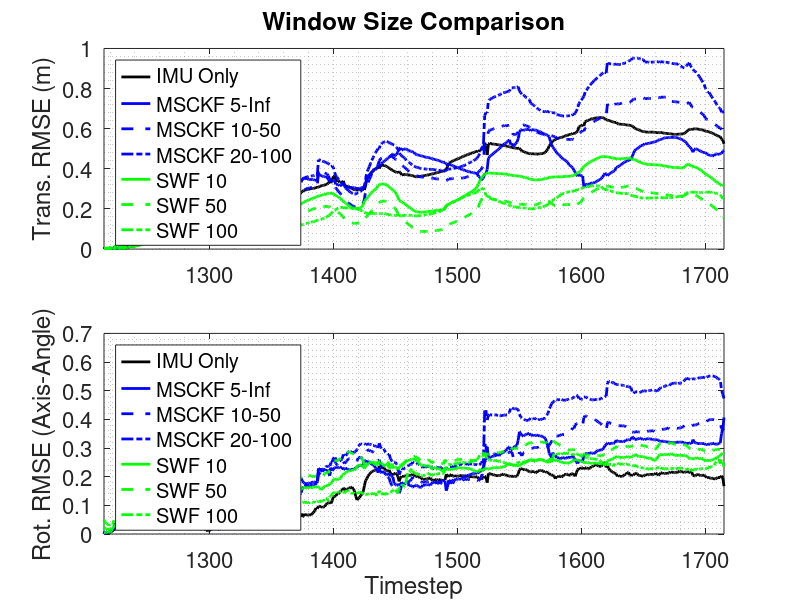

This chart was generated by the following MATLAB code: (Note: this script raises an error after producing the figure.)
%% Load data
clear; close all; clc;

% 500-1000
% swf10 = load('swf_500_1000_10_dataset3.mat');
% swf50 = load('swf_500_1000_50_dataset3.mat');
% swf100 = load('swf_500_1000_100_dataset3.mat');
% msckf5 = load('msckf_500_1000_min5_maxInf');
% msckf10 = load('msckf_500_1000_min10_max50');
% msckf20 = load('msckf_500_1000_min20_max100');
% imu = load('imu_500_1000.mat');
% kStart = 500; kEnd = 1000;

% 1215-1715
swf10 = load('swf_1215_1715_10_dataset3.mat');
swf50 = load('swf_1215_1715_50_dataset3.mat');
swf100 = load('swf_1215_1715_100_dataset3.mat');
msckf5 = load('msckf_1215_1715_min5_maxInf');
msckf10 = load('msckf_1215_1715_min10_max50');
msckf20 = load('msckf_1215_1715_min20_max100');
imu = load('imu_1215_1715.mat');
kStart = 1215; kEnd = 1715;

%% Compute RMSE
swf10_trans_rmse = sqrt(mean(swf10.swf_trans_err.^2,1));
swf10_rot_rmse = sqrt(mean(swf10.swf_rot_err.^2,1));

swf50_trans_rmse = sqrt(mean(swf50.swf_trans_err.^2,1));
swf50_rot_rmse = sqrt(mean(swf50.swf_rot_err.^2,1));

swf100_trans_rmse = sqrt(mean(swf100.swf_trans_err.^2,1));
swf100_rot_rmse = sqrt(mean(swf100.swf_rot_err.^2,1));

msckf5_trans_rmse = sqrt(mean(msckf5.msckf_trans_err.^2,1));
msckf5_rot_rmse = sqrt(mean(msckf5.msckf_rot_err.^2,1));

msckf10_trans_rmse = sqrt(mean(msckf10.msckf_trans_err.^2,1));
msckf10_rot_rmse = sqrt(mean(msckf10.msckf_rot_err.^2,1));

msckf20_trans_rmse = sqrt(mean(msckf20.msckf_trans_err.^2,1));
msckf20_rot_rmse = sqrt(mean(msckf20.msckf_rot_err.^2,1));

imu_trans_rmse = sqrt(mean(imu.msckf_trans_err.^2,1));
imu_rot_rmse = sqrt(mean(imu.msckf_rot_err.^2,1));

%% Plot stuff
figure(1); clf;
fontSize = 16;
lineWidth = 2;
pos = [200,200,640,480];
xLim = [kStart,kEnd];
k = kStart:kEnd;

set(gcf, 'Position', pos);

% Translational RMSE
subplot(2,1,1);
plot(k,imu_trans_rmse, '-k', 'LineWidth', lineWidth); hold on;
plot(k,msckf5_trans_rmse, '-b', 'LineWidth', lineWidth);
plot(k,msckf10_trans_rmse, '--b', 'LineWidth', lineWidth);
plot(k,msckf20_trans_rmse, '-.b', 'LineWidth', lineWidth);
plot(k,swf10_trans_rmse, '-g', 'LineWidth', lineWidth);
plot(k,swf50_trans_rmse, '--g', 'LineWidth', lineWidth);
plot(k,swf100_trans_rmse, '-.g', 'LineWidth', lineWidth);
xlim(xLim);
legend('IMU Only','MSCKF 5-Inf', 'MSCKF 10-50', 'MSCKF 20-100', 'SWF 10', 'SWF 50', 'SWF 100','Location', 'northwest');
title('Window Size Comparison');
ylabel('Trans. RMSE (m)')
set(gca,'FontSize',fontSize)
grid minor; box on;

% Rotational RMSE
subplot(2,1,2);
plot(k,imu_rot_rmse, '-k', 'LineWidth', lineWidth); hold on;
plot(k,msckf5_rot_rmse, '-b', 'LineWidth', lineWidth);
plot(k,msckf10_rot_rmse, '--b', 'LineWidth', lineWidth);
plot(k,msckf20_rot_rmse, '-.b', 'LineWidth', lineWidth);
plot(k,swf10_rot_rmse, '-g', 'LineWidth', lineWidth);
plot(k,swf50_rot_rmse, '--g', 'LineWidth', lineWidth);
plot(k,swf100_rot_rmse, '-.g', 'LineWidth', lineWidth);
xlim(xLim);
legend('IMU Only','MSCKF 5-Inf', 'MSCKF 10-50', 'MSCKF 20-100', 'SWF 10', 'SWF 50', 'SWF 100','Location', 'northwest');
ylabel('Rot. RMSE (Axis-Angle)');
xlabel('Timestep');
set(gca,'FontSize',fontSize)
grid minor; box on;

%% Export figure
fileName = sprintf('RMSE-Comparison-WindowSize-%d-%d.pdf',kStart,kEnd);
export_fig(gcf, fileName, '-transparent');